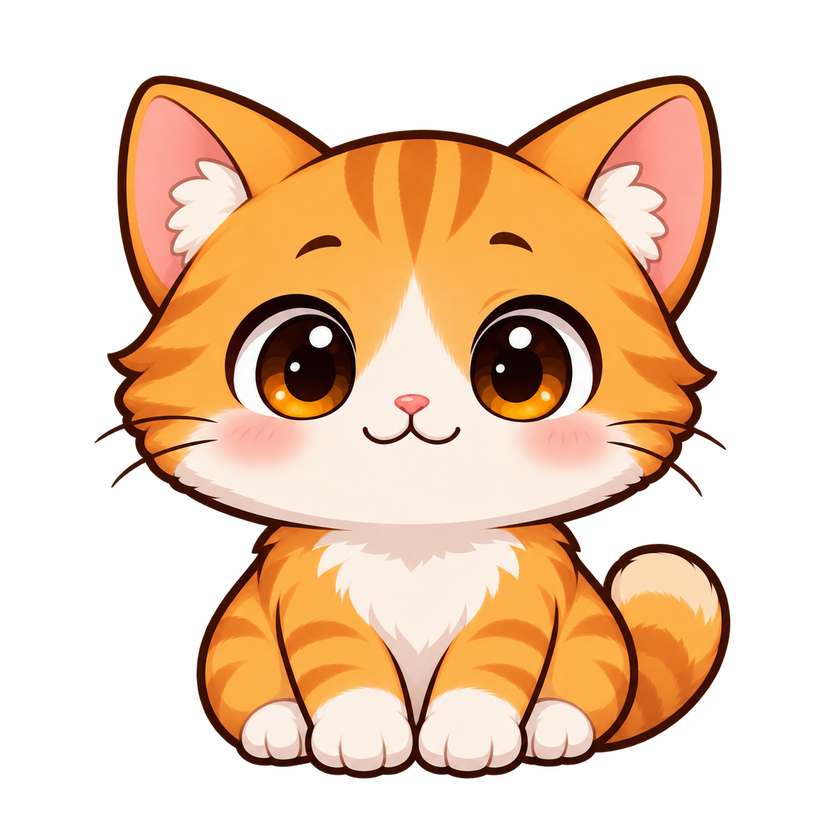
#> input picture assets/Idle 1.png, 840 x 840 px, shrunk from 1254 x 1254 before the run
$ python create-icon.py
#> lines starting #> are read from the running program, lines starting #| are printed output that depends on the picture
"""Build the Windows icon from the approved, unchanged idle cat artwork."""

from pathlib import Path
from PIL import Image

ROOT = Path(__file__).resolve().parents[1]
source = Image.open(ROOT / "assets" / "Idle 1.png").convert("RGBA")
#> source is the input picture: PIL image 840x840 RGBA; mean R, G, B, A 106.2, 77.5, 52.1, 123.5
bounds = source.getchannel("A").getbbox()
#> bounds = (65, 14, 816, 792)
if not bounds:
    raise SystemExit("Idle artwork has no visible pixels")

cat = source.crop(bounds)
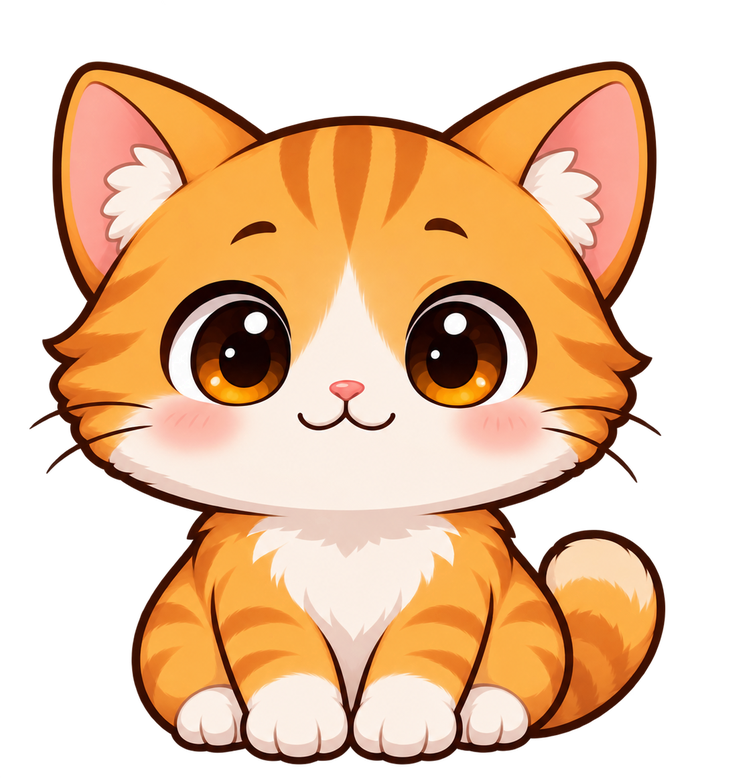
#> cat: PIL image 751x778 RGBA; mean R, G, B, A 128.2, 93.6, 62.9, 149.2; transparent parts drawn white
side = max(cat.size)
#> side = 778
padding = round(side * 0.05)
#> padding = 39
canvas = Image.new("RGBA", (side + padding * 2, side + padding * 2))
#> canvas: PIL image 856x856 RGBA; every value is 0
canvas.alpha_composite(cat, ((canvas.width - cat.width) // 2, (canvas.height - cat.height) // 2))
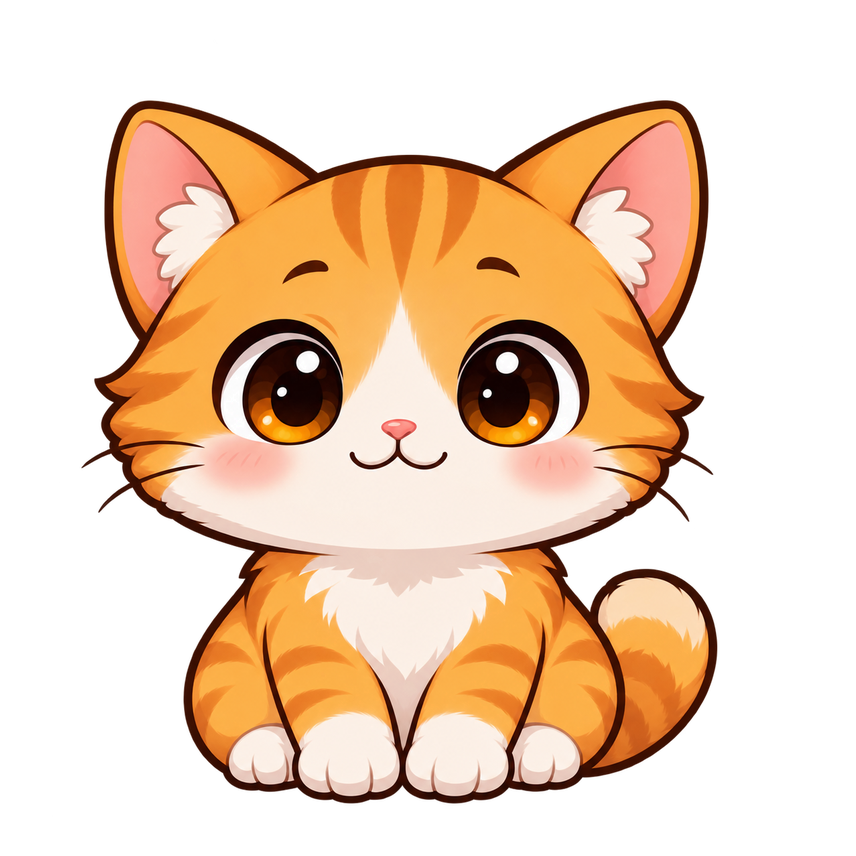
#> canvas: PIL image 856x856 RGBA; mean R, G, B, A 102.2, 74.6, 50.2, 119; transparent parts drawn white

output = ROOT / "build" / "icon.ico"
canvas.save(output, format="ICO", sizes=[(size, size) for size in (16, 24, 32, 48, 64, 128, 256)])
print(f"Created {output} from assets/Idle 1.png")

$ run again, with assets/ChatGPT Image Sep 30, 2026, 10_23_55 AM.png copied over assets/Idle 1.png
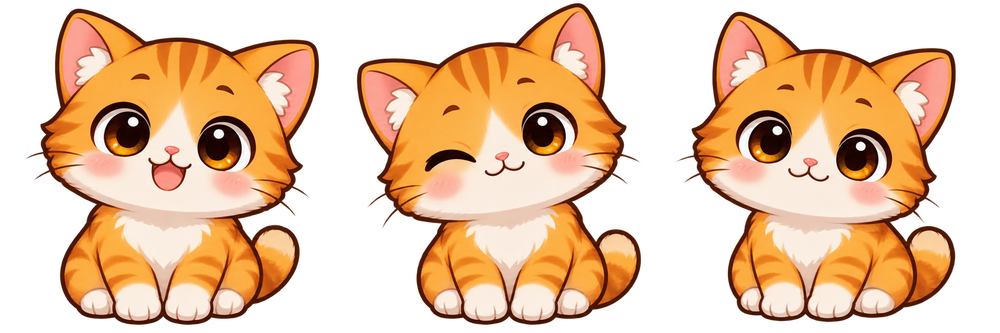
#> input picture assets/ChatGPT Image Sep 30, 2026, 10_23_55 AM.png, 1000 x 333 px, shrunk from 2172 x 724 before the run
#> source is the input picture: PIL image 1000x333 RGBA; mean R, G, B, A 123.8, 88.3, 56.8, 142.3
#> bounds = (24, 0, 958, 327)
#> `cat = source.crop(bounds)`:
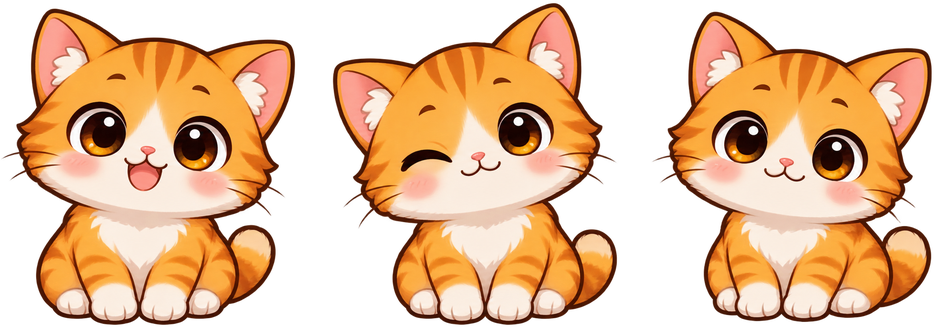
#> cat: PIL image 934x327 RGBA; mean R, G, B, A 135, 96.3, 62, 155.1; transparent parts drawn white
#> `canvas.alpha_composite(cat, ((canvas.width - cat.width) // 2, (canvas...`:
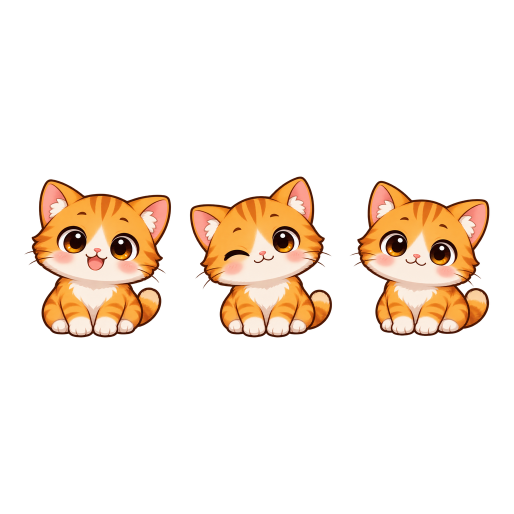
#> canvas: PIL image 1028x1028 RGBA (shown at 1/2 size); mean R, G, B, A 39, 27.8, 17.9, 44.8; transparent parts drawn white

$ run again, with assets/Happy 1.png copied over assets/Idle 1.png
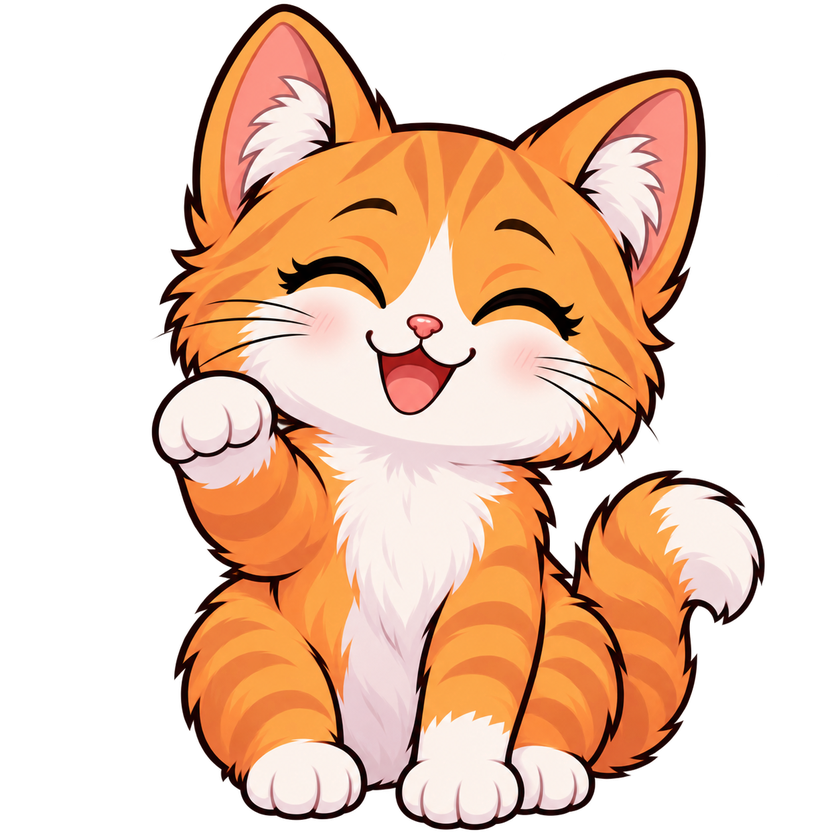
#> input picture assets/Happy 1.png, 840 x 840 px, shrunk from 1254 x 1254 before the run
#> source is the input picture: PIL image 840x840 RGBA; mean R, G, B, A 111.9, 80.4, 59.5, 129.2
#> bounds = (147, 0, 780, 833)
#> `cat = source.crop(bounds)`:
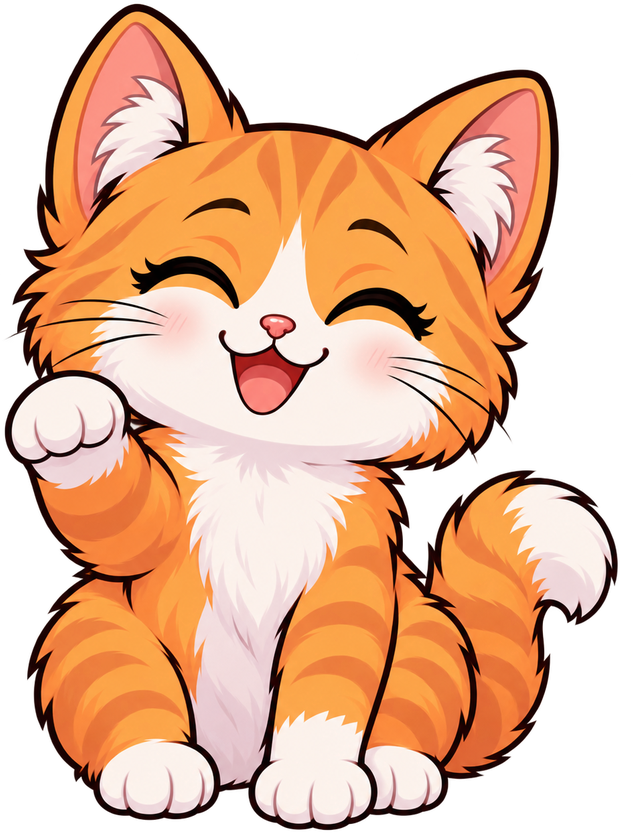
#> cat: PIL image 633x833 RGBA; mean R, G, B, A 149.7, 107.6, 79.6, 172.9; transparent parts drawn white
#> `canvas.alpha_composite(cat, ((canvas.width - cat.width) // 2, (canvas...`:
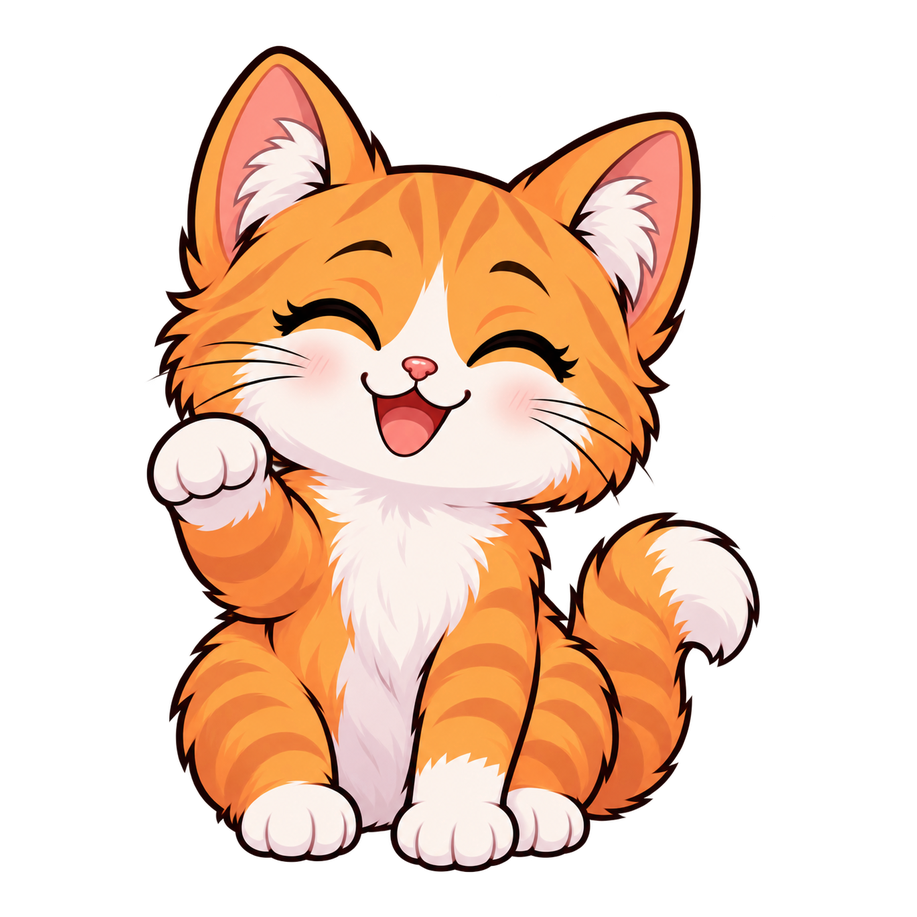
#> canvas: PIL image 917x917 RGBA; mean R, G, B, A 93.9, 67.5, 49.9, 108.4; transparent parts drawn white
